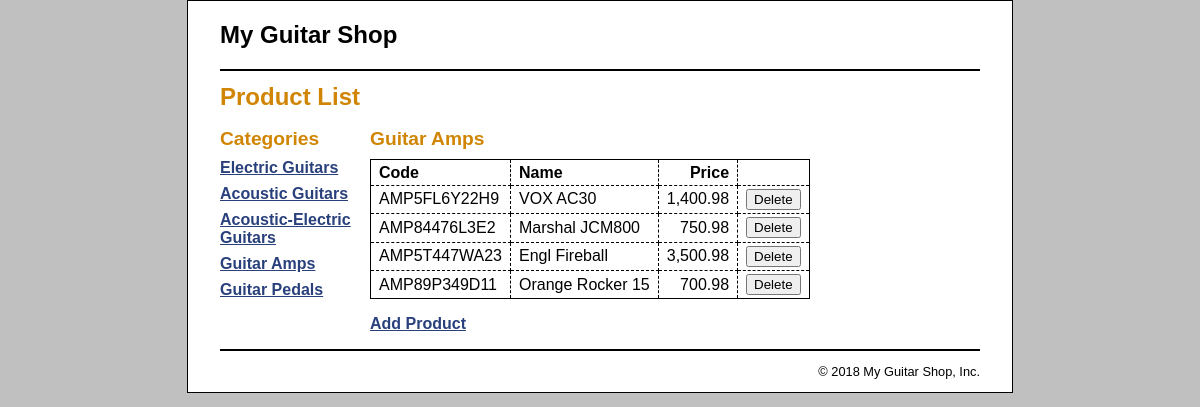
Screenshot of /product_manager/index.php?category_id=4 with the database file from the repository.
### tables this page shows
CREATE TABLE categories (
  categoryID       INT(11)        NOT NULL   AUTO_INCREMENT,
  categoryName     VARCHAR(255)   NOT NULL,
  PRIMARY KEY (categoryID)
);

CREATE TABLE products (
  productID       INT(11)        NOT NULL   AUTO_INCREMENT,
  categoryID       INT(11)        NOT NULL,
  productCode     VARCHAR(12)   NOT NULL,
  productName     VARCHAR(255) NOT NULL,
  listPrice     FLOAT(7,2)   NOT NULL,
  PRIMARY KEY (productID),
  FOREIGN KEY (categoryID) REFERENCES categories(categoryID)
);

### model/category_db.php (called while the page is built, shortened)
<?php
class CategoryDB {
    public function getCategories() {
        $db = Database::getDB();
        $query = 'SELECT * FROM categories
                  ORDER BY categoryID';
        $statement = $db->prepare($query);
        $statement->execute();
        $categories = array();
        foreach ($statement as $row) {
            $category = new Category();
            $category->setID($row['categoryID']);
            $category->setName($row['categoryName']);
            $categories[] = $category;
        }
        return $categories;
    }
    public function getCategory($category_id) {
        $db = Database::getDB();
        $query = 'SELECT * FROM categories
                  WHERE categoryID = :category_id';
        $statement = $db->prepare($query);
        $statement->bindValue(':category_id', $category_id);
        $statement->execute();
        $row = $statement->fetch();
        $category = new Category();
        $category->setID($row['categoryID']);
        $category->setName($row['categoryName']);
        return $category;
    }
}
?>

### model/category.php (called while the page is built)
<?php
class Category {
    private $id;
    private $name;
    public function __construct() {
        $this->id = 9999999999;
        $this->name = "NOTASSIGNED";
    }
    public function getID() {
        return $this->id;
    }
    public function setID($value) {
        $this->id = $value;
    }
    public function getName() {
        return $this->name;
    }
    public function setName($value) {
        $this->name = $value;
    }
}
?>

### model/product_db.php (called while the page is built, shortened)
<?php
class ProductDB {
    public function getProductsByCategory($category_id) {
        $db = Database::getDB();
        $categoryDB = new CategoryDB();
        $category = $categoryDB->getCategory($category_id);
        $query = 'SELECT * FROM products
                  WHERE products.categoryID = :category_id
                  ORDER BY productID';
        $statement = $db->prepare($query);
        $statement->bindValue(":category_id", $category_id);
        $statement->execute();
        $rows = $statement->fetchAll();
        foreach ($rows as $row) {
            $product = new Product();
            $product->setId($row['productID']);
            $product->setCategory($category);
            $product->setCode($row['productCode']);
            $product->setName($row['productName']);
            $product->setPrice($row['listPrice']);
            $products[] = $product;
        }
        return $products;
    }
}
?>

### model/product.php (called while the page is built, shortened)
<?php
class Product {
    private $category, $id, $code, $name, $price;
    public function __construct() {
        $this->code = "NOTASSIGNED";
        $this->name = "NOTASSIGNED";
        $this->price = 0.0;
    }
    public function getCode() {
        return $this->code;
    }
    public function setCode($value) {
        $this->code = $value;
    }
    public function getName() {
        return $this->name;
    }
    public function setName($value) {
        $this->name = $value;
    }
    public function getPriceFormatted() {
        $formatted_price = number_format($this->price, 2);
        return $formatted_price;
    }
    public function setPrice($value) {
        $this->price = $value;
    }
}
?>

### product_manager/product_list.php (the view, shortened to what this page needs)
<?php include '../view/header.php'; ?>
<main>
    <h1>Product List</h1>
    <aside>
        <h2>Categories</h2>
        <nav>
        <ul>
        <?php foreach ($categories as $category) : ?>
            <li>
            <a href="?category_id=<?php echo $category->getID(); ?>">
                <?php echo $category->getName(); ?>
            </a>
            </li>
        <?php endforeach; ?>
        </ul>
        </nav>
    </aside>
    <section>
        <h2><?php echo $current_category->getName(); ?></h2>
        <table>
            <tr>
                <th>Code</th>
                <th>Name</th>
                <th class="right">Price</th>
                <th>&nbsp;</th>
            </tr>
            <?php foreach ($products as $product) : ?>
            <tr>
                <td><?php echo $product->getCode(); ?></td>
                <td><?php echo $product->getName(); ?></td>
                <td class="right"><?php echo $product->getPriceFormatted(); ?>
                </td>
                <td><form action="." method="post"
                          id="delete_product_form">
                    <input type="submit" value="Delete">
                </form></td>
            </tr>
            <?php endforeach; ?>
        </table>
        <p><a href="?action=show_add_form">Add Product</a></p>
    </section>
</main>
<?php include '../view/footer.php'; ?>

### main.css (style rules this page uses)
html { background-color: rgb(192, 192, 192); }
body { font-family: Arial, Helvetica, sans-serif; width: 760px; margin: 0 auto; padding: 0 2em; background-color: white; border: 1px solid black; }
aside { float: left; width: 150px; }
section { float: left; width: 500px; }
h1 { font-size: 150%; margin: .5em 0; }
h2 { font-size: 120%; margin: .25em 0 .5em; }
h1, h2 { color: rgb(208, 133, 4); }
ul { list-style-type: none; margin: 0; padding-left: 0; padding-bottom: 1em; }
li { padding-bottom: 0.5em; }
a { color: rgb(41, 64, 124); font-weight: bold; }
table { border: 1px solid black; border-collapse: collapse; margin-bottom: 1em; }
td, th { border: 1px dashed black; padding: .2em .5em .2em .5em; text-align: left; }
.right { text-align: right; }

### rows the page displays
categories: categoryName "Electric Guitars"
categories: categoryName "Acoustic Guitars"
categories: categoryName "Acoustic-Electric Guitars"
categories: categoryName "Guitar Amps"
categories: categoryName "Guitar Pedals"
products: productCode "AMP5FL6Y22H9", productName "VOX AC30", listPrice "1,400.98"
products: productCode "AMP84476L3E2", productName "Marshal JCM800", listPrice "750.98"
products: productCode "AMP5T447WA23", productName "Engl Fireball", listPrice "3,500.98"
products: productCode "AMP89P349D11", productName "Orange Rocker 15", listPrice "700.98"
